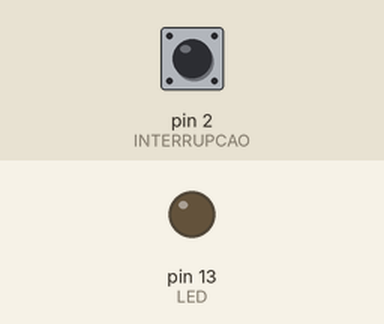
This sketch was run on a simulated Arduino Uno, built with avr-gcc and run on an emulated ATmega328P. Parts: output pins drawn as LEDs (lit = HIGH). Dashed ring = blinking. The inputs (shaded band) are chosen by the test bench; at power-on: pin 2 (INTERRUPCAO) HIGH.

Above: at 1.2 s.
1.3 s: pin 2 (INTERRUPCAO) pulled LOW for 0.15 s
At 1.6 s:
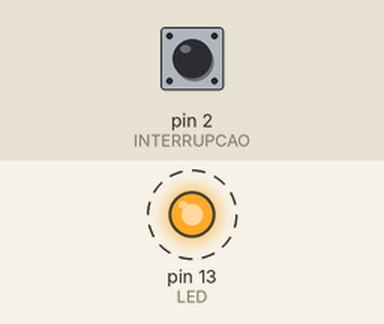
Timing chart, 0 to 10.4 s (numbered marks = the images above; inputs shaded):
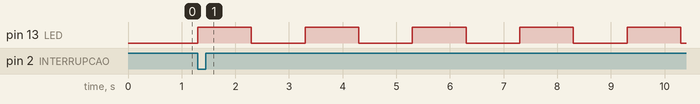

The sketch:

projeto1_1.ino
```cpp
//      (BOTAO)
//    GND  PINO 3

int LED = 13; //pino do led 13
int TEMPO = 1000; // 1 segundo
int INTERRUPCAO = 2;

int AUX = 0;

void setup() {
  pinMode(LED, OUTPUT);
  pinMode(INTERRUPCAO, INPUT);
  digitalWrite(INTERRUPCAO, HIGH);
  attachInterrupt(0,liga,LOW);
}

void loop() {

if (AUX==1){
    digitalWrite(LED, HIGH);
    delay(TEMPO);
    digitalWrite(LED, LOW);
    delay(TEMPO);
}
}
void liga(){
  if (AUX==1){
    AUX=0;
  }else{
    AUX =1;
  }
}
```

Measured:
- after the input at 1.3 s, pin 13 (LED): alternates HIGH for 1.0 s and LOW for 1.0 s, starting at once
